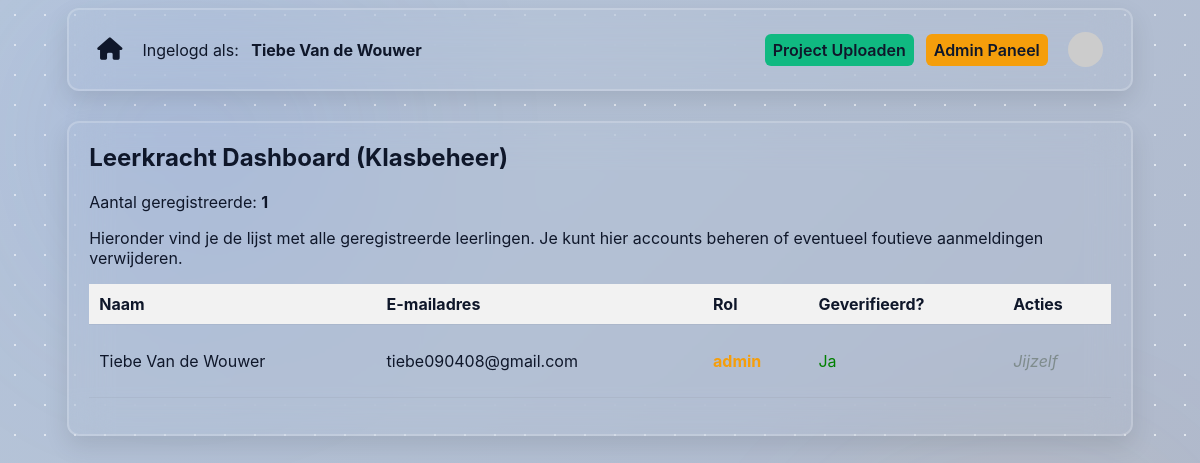
The page /admin/dashboard (signed in) on the database its author committed.
### tables this page shows
CREATE TABLE users (
            id INTEGER PRIMARY KEY AUTOINCREMENT,
            name TEXT NOT NULL,
            email TEXT UNIQUE NOT NULL,
            password_hash TEXT NOT NULL,
            verified INTEGER DEFAULT 0,
            role TEXT DEFAULT 'user'  -- HIERMEE HOUDEN WE DE ROL BIJ
        );

### app.py (the view)
@app.route('/admin/dashboard')
def admin_dashboard():
    if 'user_role' not in session or session['user_role'] != 'admin':
        return "Toegang geweigerd! Je bent geen leerkracht.", 403
    conn = get_db_connection()
    db = conn.cursor()
    gebruikers = db.execute("SELECT id, name, email, role, verified FROM users").fetchall()
    aantal_leerlingen = db.execute("SELECT COUNT(*) FROM users WHERE role = 'user'").fetchone()[0]
    aantal_admins = db.execute("SELECT COUNT(*) FROM users WHERE role = 'admin'").fetchone()[0]
    conn.close()
    return render_template('admin_dashboard.html',
                           gebruikers=gebruikers,
                           aantal_leerlingen=aantal_leerlingen,
                           aantal_admins=aantal_admins)

### app.py (called while the page is built)
def get_db_connection():
    conn = sqlite3.connect('registrants.db')
    conn.row_factory = sqlite3.Row
    return conn

@app.context_processor
def inject_theme():
    theme = session.get('theme', 'light')
    if theme not in ['light', 'dark', 'ocean', 'dark-neon', 'soft-nature', 'sunset', 'frosted-ice', 'retro-gaming', 'coffee', 'cyberpunk']:
        theme = 'light'
    return {'theme_class': theme}

@app.context_processor
def inject_gravatar():
    email = session.get('user_email', '')
    if email:
        clean_email = email.strip().lower()
        gravatar_hash = hashlib.md5(clean_email.encode('utf-8')).hexdigest()
        avatar_url = f"https://www.gravatar.com/avatar/{gravatar_hash}?s=150&d=mp"
    else:
        avatar_url = "https://www.gravatar.com/avatar/00000000000000000000000000000000?d=mp&f=y"
    return {'user_avatar': avatar_url}

### templates/admin_dashboard.html
{% extends "layout.html" %}
{% block content %}
<h2>Leerkracht Dashboard (Klasbeheer)</h2>
<p style="font: 10em;">Aantal geregistreerde: <strong>{{ gebruikers | length }}</strong></p>
<p>Hieronder vind je de lijst met alle geregistreerde leerlingen. Je kunt hier accounts beheren of eventueel foutieve aanmeldingen verwijderen.</p>
<table>
    <thead>
        <tr style="background-color: #f2f2f2;">
            <th style="padding: 10px;">Naam</th>
            <th style="padding: 10px;">E-mailadres</th>
            <th style="padding: 10px;">Rol</th>
            <th style="padding: 10px;">Geverifieerd?</th>
            <th style="padding: 10px;">Acties</th>
        </tr>
    </thead>
    <tbody>
        {% for gebruiker in gebruikers %}
        <tr>
            <td style="padding: 10px;">{{ gebruiker['name'] }}</td>
            <td style="padding: 10px;">{{ gebruiker['email'] }}</td>
            <td style="padding: 10px;">
                <span class="role-badge role-{{ gebruiker['role'] }}">
                    {{ gebruiker['role'] }}
                </span>
            </td>
            <td style="padding: 10px;">
                {% if gebruiker['verified'] == 1 %} <p style="color: green;">Ja</p> {% else %} <p style="color: red;">Nee</p> {% endif %}
            </td>
            <td style="padding: 10px;">
                {% if gebruiker['id'] != session['user_id'] %}
                    <form action="{{ url_for('admin_delete_user', user_id=gebruiker['id']) }}" method="post" onsubmit="return confirm('Weet je zeker dat je deze gebruiker wilt verwijderen?');" style="margin:0;">
                        <button type="submit" style="background-color: #e74c3c; color: white; border: none; padding: 5px 10px; border-radius: 4px; cursor: pointer;">Verwijderen</button>
                    </form>
                {% else %}
                    <span style="color: #7f8c8d; font-style: italic;">Jijzelf</span>
                {% endif %}
            </td>
        </tr>
        {% endfor %}
    </tbody>
</table>
{% endblock %}

### templates/layout.html (shortened to what this page needs)
<!DOCTYPE html>
<html lang="nl">
<head>
    <link rel="stylesheet" href="{{ url_for('static', filename='style.css') }}">
    <link rel="stylesheet" href="https://cdnjs.cloudflare.com/ajax/libs/font-awesome/6.4.0/css/all.min.css">
</head>
<body class="{{ theme_class }}">
    <header>
        <nav>
            <div class="nav-links">
                <a href="{{ url_for('index') }}" class="icon-link" title="Home page">
                    <i class="fas fa-home"></i>
                </a>
                {% if session.user_id %}
                <span class="show-on-desktop">Ingelogd als: <a href="{{ url_for('profile') }}"><strong>{{ session.user_name }}</strong></a></span>
                {% endif %}
            </div>
            <div class="nav-links">
                {% if session.user_id %}
                    <a href="{{ url_for('upload_project') }}" class="btn btn-success">
                        <span class="show-on-desktop">Project Uploaden</span>
                    </a>
                    {% if session.user_role == 'admin' %}
                        <a href="/admin/dashboard" class="btn btn-accent">Admin Paneel</a>
                    {% endif %}
                {% endif %}
                <a href="/profile" class="icon-link" title="Profiel van {{ session.user_name }}">
                    {% if session.user_id %}
                        <img src="{{ user_avatar }}" alt="Profielfoto" class="avatar">
                    {% else %}
                        <i class="fa-solid fa-circle-user"></i>
                    {% endif %}
                </a>
            </div>
        </nav>
    </header>
    <main class="container">
        {% block content %}
        {% endblock %}
    </main>
</body>
</html>

### static/style.css (style rules this page uses)
:root { --bg: hsl(228, 100%, 98%); --bg2: #adb3c5; --bg-gradient: #d5d6d7; --bg-gradient2: #b6c6db; --card: rgba(234, 234, 244, 0.34); --muted: #64748b; --primary: #4e71e1; --primary-light: #6f6f6f; --accent: #f59e0b; --success: #10b981; --danger: #ef4444; --text: #0f172a; --border: #e2e8f0; --glass: rgba(234, 234, 244, 0.34); }
* { box-sizing: border-box }
html,body { height:100% }
body { font-family: Inter, system-ui, -apple-system, 'Segoe UI', Roboto, 'Helvetica Neue', Arial; background: radial-gradient(var(--border) 1px, transparent 1px), linear-gradient(-45deg, var(--bg), var(--bg-gradient), var(--bg2), var(--bg-gradient2)); background-size: 30px 30px, 400% 400%; background-attachment: fixed; color:var(--text); min-height:100%; -webkit-font-smoothing:antialiased; animation: gradient-shift 15s ease infinite; position: relative; overflow-x: hidden; }
body::after { content: ""; position: fixed; inset: 0; background: radial-gradient(circle at 15% 15%, var(--primary) 0%, transparent 25%), radial-gradient(circle at 85% 85%, var(--accent) 0%, transparent 25%); filter: blur(80px); opacity: 0.12; z-index: -1; pointer-events: none; animation: mesh-float 5s infinite alternate ease-in-out; }
.container { border: 2px solid rgba(255, 255, 255, .2); border-radius:12px; max-width: 90%; margin:30px auto; padding:0 20px; backdrop-filter: blur(20px); box-shadow: 0 10px 25px rgba(0, 0, 0, .1); transition: all ease 0.5s; width: fit-content; padding-bottom: 20px; }
header nav { display:flex; justify-content:space-between; align-items:center; gap:16px; padding:16px 20px; backdrop-filter: blur(20px); width: 90%; justify-self: center; border-radius: 12px; box-shadow: 0 10px 25px rgba(0, 0, 0, .1); border: 2px solid rgba(255, 255, 255, .2); transition: all ease 0.5s; }
.icon-link { font-size: 1.4rem; color: var(--text); text-decoration: none; display: inline-flex; align-items: center; transition: color 0.2s ease; }
.avatar { width: 35px; height: 35px; border-radius: 50%; object-fit: cover; }
.nav-links { display:flex;align-items:center;gap:12px }
.nav-links a { color:var(--text);text-decoration:none;padding:6px 8px;border-radius:6px }
.btn { display:inline-block;padding:8px 12px;border-radius:6px;border:none;cursor:pointer;text-decoration:none;font-weight:600 }
.btn-accent { background:var(--accent);color:white }
.btn-success { background:var(--success);color:white }
table { width: 100%; border-collapse: collapse; margin-bottom: 1rem; display: table; }
table th, table td { padding: 12px 15px; border-bottom: 1px solid rgba(0,0,0,0.04); text-align: left; white-space: nowrap; }
.role-badge { font-weight:700 }
.role-admin { color:var(--accent) }
.show-on-desktop { display: none; }
@media (min-width: 768px) { .show-on-desktop { display: inline-block; } }

### rows shown on the page
users: user_name "Tiebe Van de Wouwer", name "Tiebe Van de Wouwer", email "tiebe090408@gmail.com", role "admin", verified "Ja", shows "Jijzelf"

### other values the page prints
{{ gebruikers | length }} "1"
